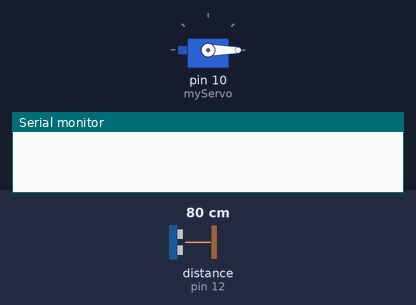
A sketch run on a simulated Arduino Uno, built with avr-gcc and run on an emulated ATmega328P. On the bench: servo, the last lines printed to the serial monitor. Wiring (inferred from the names in the program): ultrasonic range finder: trigger pin 13; echo pin 12. The inputs (shaded band) are chosen by the test bench; at power-on: distance to the obstacle (sensor on pin 12) 80 cm. The echo pulse lasts 58.3 µs per cm.

Above: at 0.1 s.
At 2.8 s:
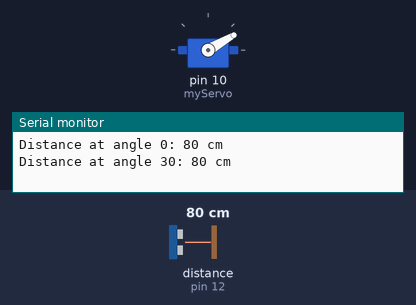
2.9 s: distance to the obstacle (sensor on pin 12) set to 120 cm
At 4.1 s:
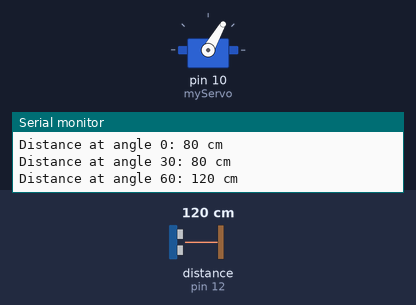
Timing chart, 0 to 18.0 s (numbered marks = the images above; inputs shaded):
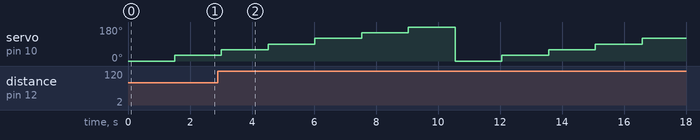

The sketch:

Elegoo_Smart_Robot_Car_Kit__Lessons_01_-_Ultrasonic_Sensor.ino
```cpp
/*
 * @ITSamuraiTeacher
 * https://www.youtube.com/@ITSamuraiTeacher
 */
#include <Arduino.h>
#include <Servo.h>
#include "DeviceDriverSet_xxx0.h" // Include the Elegoo library

DeviceDriverSet_ULTRASONIC myUltrasonic; // Create an ultrasonic object
Servo myServo; // Create a servo object

void setup() {
  Serial.begin(9600); // Start serial communication at 9600 baud
  myUltrasonic.DeviceDriverSet_ULTRASONIC_Init(); // Initialize the ultrasonic sensor
  myServo.attach(10); // Attach the servo motor to pin 10 (Servo 1)
}

void loop() {
  uint16_t distance; // Variable to store the distance measurement

  for(int angle = 0; angle <= 180; angle += 30) { // Rotate servo from 0 to 180 degrees in steps
    myServo.write(angle); // Set servo position
    delay(500); // Wait for servo to reach position

    myUltrasonic.DeviceDriverSet_ULTRASONIC_Get(&distance); // Get distance measurement
    Serial.print("Distance at angle ");
    Serial.print(angle);
    Serial.print(": ");
    Serial.print(distance);
    Serial.println(" cm");

    delay(1000); // Wait before next measurement
  }
}
```

DeviceDriverSet_xxx0.cpp
```cpp
/*
 * @ITSamuraiTeacher
 * https://www.youtube.com/@ITSamuraiTeacher
 */
#include "DeviceDriverSet_xxx0.h" // Include the header file for the device driver

/*ULTRASONIC*/
void DeviceDriverSet_ULTRASONIC::DeviceDriverSet_ULTRASONIC_Init(void)
{
  pinMode(ECHO_PIN, INPUT); // Set the ECHO_PIN as an INPUT for the ultrasonic sensor
  pinMode(TRIG_PIN, OUTPUT); // Set the TRIG_PIN as an OUTPUT for the ultrasonic sensor
}

void DeviceDriverSet_ULTRASONIC::DeviceDriverSet_ULTRASONIC_Get(uint16_t *ULTRASONIC_Get /*out*/)
{
  unsigned int tempda_x = 0;
  digitalWrite(TRIG_PIN, LOW); // Send a LOW pulse to TRIG_PIN to prepare for sending out a ping
  delayMicroseconds(2); // Short delay after setting the pin LOW
  digitalWrite(TRIG_PIN, HIGH); // Send a HIGH pulse to TRIG_PIN to send out a ping
  delayMicroseconds(10); // Wait for 10 microseconds for the ping to go out
  digitalWrite(TRIG_PIN, LOW); // Set the TRIG_PIN back to LOW
  tempda_x = ((unsigned int)pulseIn(ECHO_PIN, HIGH) / 58); // Measure the time for echo and calculate distance
  *ULTRASONIC_Get = tempda_x; // Store the calculated distance in the provided pointer variable
}

void DeviceDriverSet_ULTRASONIC::DeviceDriverSet_ULTRASONIC_Test(void)
{
  unsigned int tempda = 0;
  digitalWrite(TRIG_PIN, LOW); // Send a LOW pulse to TRIG_PIN to prepare for sending out a ping
  delayMicroseconds(2); // Short delay after setting the pin LOW
  digitalWrite(TRIG_PIN, HIGH); // Send a HIGH pulse to TRIG_PIN to send out a ping
  delayMicroseconds(10); // Wait for 10 microseconds for the ping to go out
  digitalWrite(TRIG_PIN, LOW); // Set the TRIG_PIN back to LOW
  tempda = ((unsigned int)pulseIn(ECHO_PIN, HIGH) / 58); // Measure the time for echo and calculate distance

  Serial.print("ULTRASONIC="); // Print a label to the serial monitor
  Serial.print(tempda); // Print the calculated distance to the serial monitor
  Serial.println("cm"); // Print the unit (centimeters) and a new line
}
```

DeviceDriverSet_xxx0.h
```cpp
/*
 * @ITSamuraiTeacher
 * https://www.youtube.com/@ITSamuraiTeacher
 */
#ifndef _DeviceDriverSet_xxx0_H_
#define _DeviceDriverSet_xxx0_H_
#include <Arduino.h>
/*ULTRASONIC*/

//#include <NewPing.h>
class DeviceDriverSet_ULTRASONIC
{
public:
  void DeviceDriverSet_ULTRASONIC_Init(void);
  void DeviceDriverSet_ULTRASONIC_Test(void);
  void DeviceDriverSet_ULTRASONIC_Get(uint16_t *ULTRASONIC_Get /*out*/);

private:
#define TRIG_PIN 13      // Arduino pin tied to trigger pin on the ultrasonic sensor.
#define ECHO_PIN 12      // Arduino pin tied to echo pin on the ultrasonic sensor.
#define MAX_DISTANCE 200 // Maximum distance we want to ping for (in centimeters). Maximum sensor distance is rated at 400-500cm.
};

#endif
```
